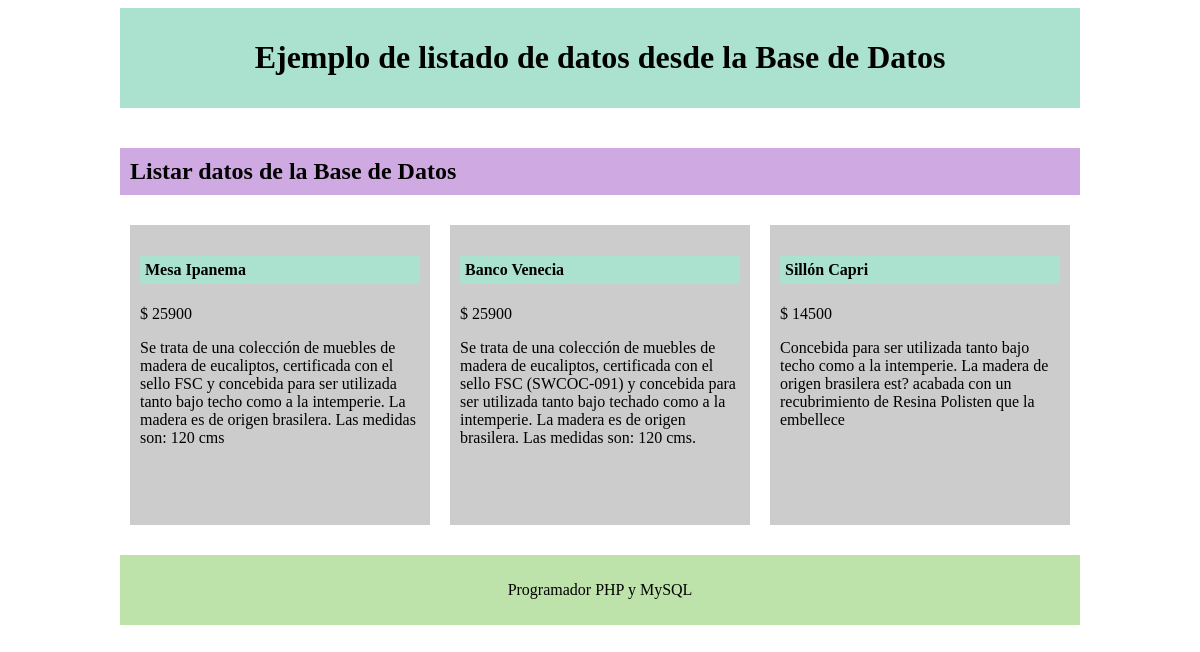
The page / on the database its author committed.
### tables this page shows
CREATE TABLE `productos` (
  `id_prod` int(5) NOT NULL,
  `nombre` varchar(30) NOT NULL,
  `precio` int(7) NOT NULL,
  `caracteristicas` text NOT NULL
);

### index.php (the view, shortened to what this page needs)
<!DOCTYPE html>
<html>
<head>
<link rel="stylesheet" type="text/css" href="estilos.css">
</head>
<body>
<section>
	<div id="productos">
		<h2>Listar datos de la Base de Datos</h2>
		<div id="contenido">
			<?php
			include('conect.php');
			$consulta = mysqli_query($conexion, "SELECT * FROM productos");
			while($listar_prod = mysqli_fetch_assoc($consulta)) { ?>
				<div class="prod">
					<h4><?php echo $listar_prod['nombre']; ?></h4>
					<p>$ <?php echo $listar_prod['precio']; ?></p>
					<p><?php echo $listar_prod['caracteristicas']; ?></p>
				</div>
			<?php
			}
			?>
		</div>
	</div>
</section>
</body>
</html>

### estilos.css (style rules this page uses)
header, section, footer { width: 960px; margin: auto; font-family: Calibri; }
h1 { text-align: center; }
header { background-color: #aae2cf; padding: 10px; box-sizing: border-box; }
footer { background-color: #bde2aa; padding: 10px 0; text-align: center; }
h2 { background-color: #cfaae2; padding: 10px; }
#productos { padding: 20px 0; }
#contenido { display: flex; }
h4 { background-color: #aae2cf; padding: 5px; }
.prod { width: 300px; height: 300px; background-color: #cccccc; margin: 10px; padding: 10px; box-sizing: border-box; }

### rows shown on the page
productos: nombre "Mesa Ipanema", precio "25900", caracteristicas "Se trata de una colección de muebles de madera de eucaliptos, certificada con el sello FSC y concebida para ser utilizada tanto bajo techo como a la intemperie. La madera es de origen brasilera. Las medidas son: 120 cms"
productos: nombre "Banco Venecia", precio "25900", caracteristicas "Se trata de una colección de muebles de madera de eucaliptos, certificada con el sello FSC (SWCOC-091) y concebida para ser utilizada tanto bajo techado como a la intemperie. La madera es de origen brasilera. Las medidas son: 120 cms."
productos: nombre "Sillón Capri", precio "14500", caracteristicas "Concebida para ser utilizada tanto bajo techo como a la intemperie. La madera de origen brasilera est? acabada con un recubrimiento de Resina Polisten que la embellece"
